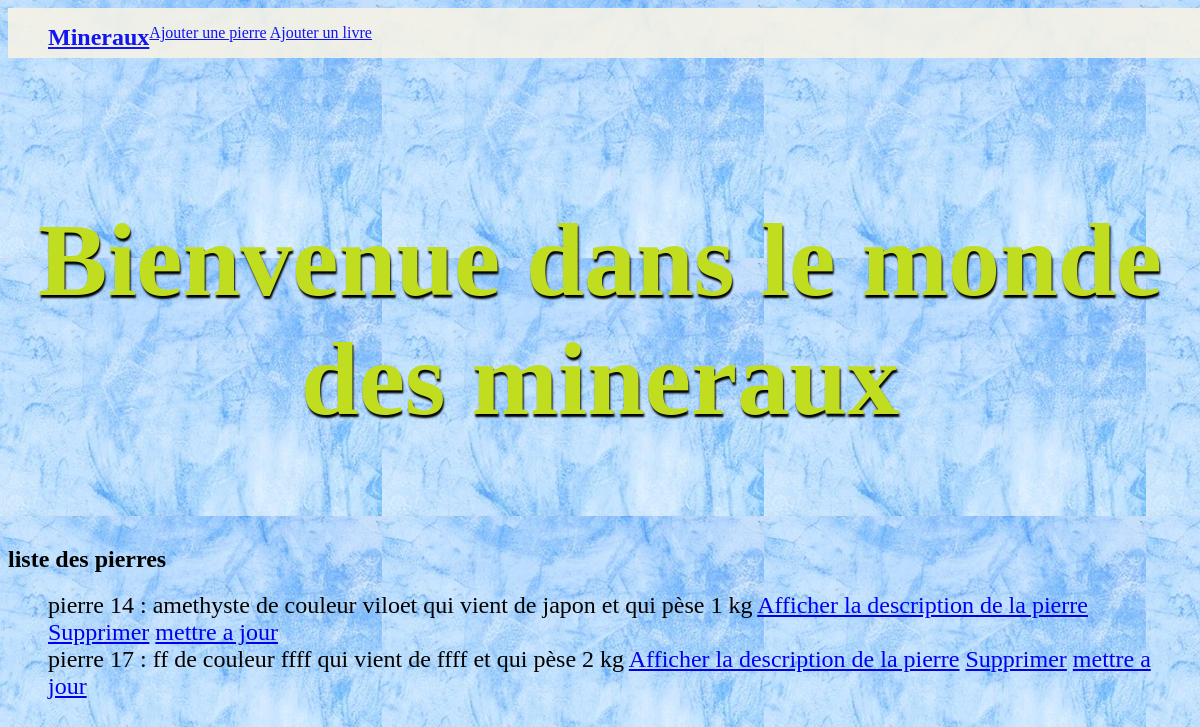
Before: /mesmineraux/index/ with the older database file.
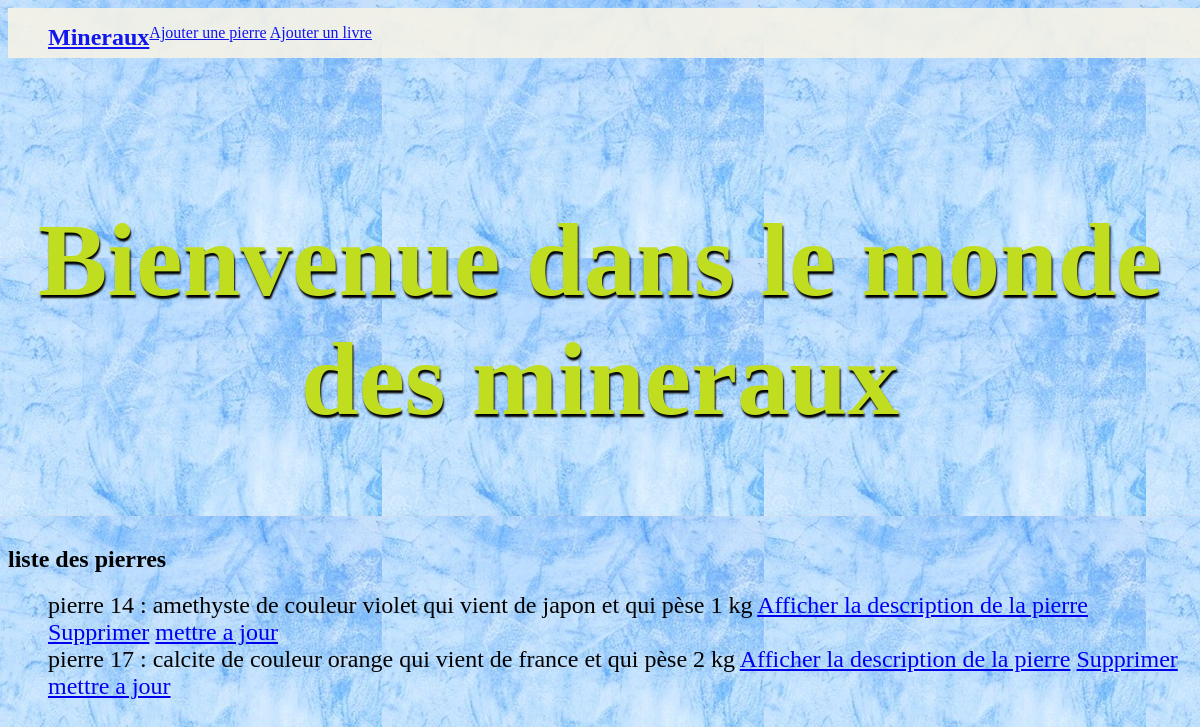
After: the same page with the newer database file.
### mesmineraux/models.py (models this page shows, shortened)
class Pierre(models.Model):
    nompierre = models.CharField(max_length=100)
    couleur = models.CharField(max_length = 100)
    nationalité = models.CharField(max_length = 100)
    poids = models.IntegerField(blank=False)
    resume = models.TextField(null = True, blank = True)
    def __str__(self):
        chaine = f"{self.nompierre} de couleur {self.couleur} qui vient de {self.nationalité} et qui pèse {self.poids} kg"
        return chaine

### mesmineraux/views.py (the view)
# urls.py: path('index/', views.index),
def index(request):
    liste = models.Pierre.objects.all()
    return render(request, 'mesmineraux/index.html', {"liste": liste})

### mesmineraux/templates/mesmineraux/index.html (shortened to what this page needs)
<!DOCTYPE html>
<html lang="en">
<head>
    {% load static %}
    <link rel="stylesheet" href="{% static 'mesmineraux/index.css' %}">
<nav>
    <ul>
        <li id="logo"><a href="#">Mineraux</a></li>
        <a href ="/mesmineraux/ajout">Ajouter une pierre</a>
        <a href ="/mesmineraux/ajoutlivre">Ajouter un livre</a>
    </ul>
</nav>
</head>
<body>
<br> <br> <br> <br>
<h1> Bienvenue dans le monde des mineraux </h1>
<br>
<h2> liste des pierres </h2>
<ul>
{% for l in liste %}
<li> pierre {{l.id}} : {{l}}
    <a href ="/mesmineraux/affiche/{{l.id}}/"> Afficher la description de la pierre</a>
    <a href ="/mesmineraux/delete/{{l.id}}/"> Supprimer</a>
    <a href ="/mesmineraux/update/{{l.id}}/"> mettre a jour</a>
</li>
    {% endfor %}
</ul>
</body>
</html>

### mesmineraux/static/mesmineraux/index.css (style rules this page uses)
h1 { font-family: 'Goudy Old Style', cursive; text-align: center; color: rgb(193, 221, 32); font-size: 6.5em; margin-top: 120px; text-shadow: 1px 3px 2px black; }
html { scroll-behavior: smooth; }
nav { overflow: hidden; background-color: #f5f2e6; position: fixed; width: 100%; opacity: 0.9; }
li { list-style-type: none; font-size: 1.5em; }

Changed rows visible on the page:
changed Pierre id 14: nompierre+couleur+nationalité "amethyste de couleur viloet qui vient de japon et qui pèse 1 kg" → "amethyste de couleur violet qui vient de japon et qui pèse 1 kg"
changed Pierre id 17: nompierre+couleur+nationalité "ff de couleur ffff qui vient de ffff et qui pèse 2 kg" → "calcite de couleur orange qui vient de france et qui pèse 2 kg"
